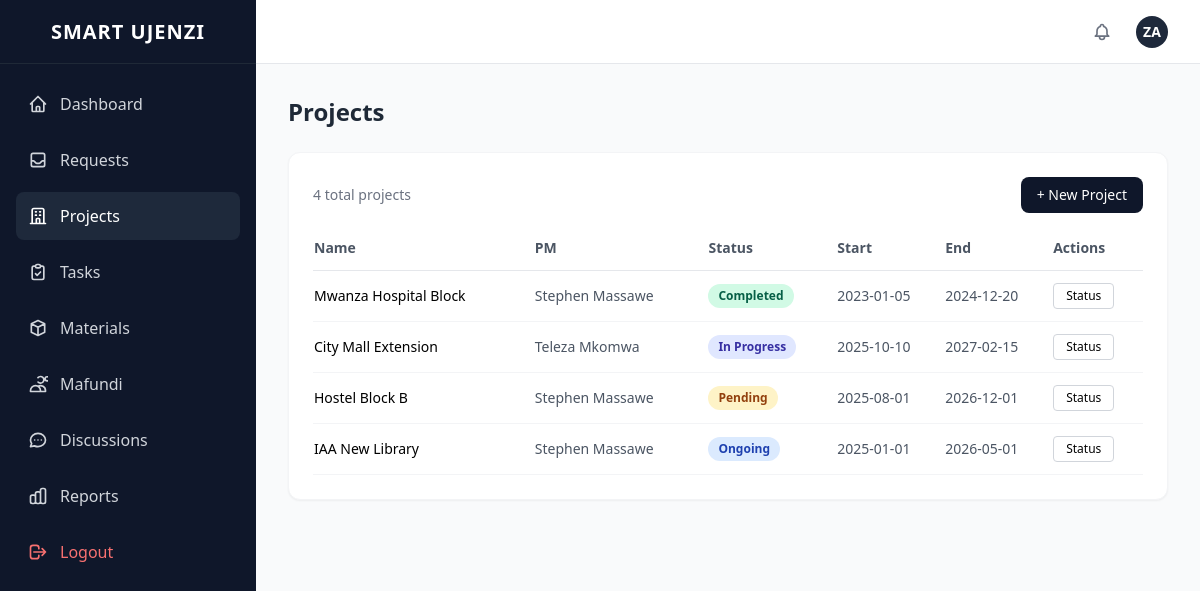
/projects.php (signed in), run on the app's committed database.
### tables this page shows
CREATE TABLE projects (
    id INT AUTO_INCREMENT PRIMARY KEY,
    name VARCHAR(255) NOT NULL,
    description TEXT,
    status VARCHAR(50) DEFAULT 'Pending',
    project_manager_id INT,
    customer_id INT,
    start_date DATE,
    end_date DATE,
    FOREIGN KEY(project_manager_id) REFERENCES users(id)
);

CREATE TABLE users (
    id INT AUTO_INCREMENT PRIMARY KEY,
    name VARCHAR(255) NOT NULL,               
    email VARCHAR(255) UNIQUE NOT NULL,        
    password VARCHAR(255) NOT NULL,            
    role VARCHAR(50) NOT NULL                  
);

### includes/config.php (called while the page is built, shortened)
<?php
function getDB(): PDO {
    static $pdo = null;
    if ($pdo === null) {
        try {
            $dsn = DB_SOCKET && DB_USER === ''
                ? "mysql:unix_socket=" . DB_SOCKET . ";dbname=" . DB_NAME . ";charset=utf8mb4"
                : "mysql:host=" . DB_HOST . ";dbname=" . DB_NAME . ";charset=utf8mb4";
            $pdo = new PDO($dsn, DB_USER, DB_PASS, [
                PDO::ATTR_ERRMODE => PDO::ERRMODE_EXCEPTION,
                PDO::ATTR_DEFAULT_FETCH_MODE => PDO::FETCH_ASSOC,
            ]);
        } catch (PDOException $e) {
            if (APP_ENV === 'production') {
                die('Database connection failed. Please check your configuration.');
            }
            throw $e;
        }
    }
    return $pdo;
}

### includes/functions.php (called while the page is built, shortened)
<?php
require_once __DIR__ . '/config.php';
function runQuery(string $sql, array $params = []): array {
    $stmt = getDB()->prepare($sql);
    $stmt->execute($params);
    return $stmt->fetchAll();
}

### projects.php (the view, shortened to what this page needs)
<?php
require_once __DIR__ . '/includes/functions.php';
require_once __DIR__ . '/includes/header.php';
$role = $_SESSION['role'];
$userId = $_SESSION['user_id'];
if ($role === 'super_admin' || $role === 'admin') {
    $projects = runQuery("SELECT p.*, u.name as pm_name FROM projects p LEFT JOIN users u ON p.project_manager_id = u.id ORDER BY p.id DESC");
} elseif ($role === 'project_manager') {
    $projects = runQuery("SELECT p.*, u.name as pm_name FROM projects p LEFT JOIN users u ON p.project_manager_id = u.id WHERE p.project_manager_id = ? ORDER BY p.id DESC", [$userId]);
} elseif ($role === 'fundi') {
    $projects = runQuery("SELECT DISTINCT p.*, u.name as pm_name FROM projects p LEFT JOIN users u ON p.project_manager_id = u.id JOIN tasks t ON t.project_id = p.id WHERE t.fundi_id = ? ORDER BY p.id DESC", [$userId]);
} elseif ($role === 'client') {
    $projects = runQuery("SELECT p.*, u.name as pm_name FROM projects p LEFT JOIN users u ON p.project_manager_id = u.id WHERE p.customer_id = ? ORDER BY p.id DESC", [$userId]);
}
$statusColors = ['Pending' => 'badge-yellow', 'Ongoing' => 'badge-blue', 'In Progress' => 'badge-indigo', 'Completed' => 'badge-green', 'On Hold' => 'badge-red'];
$canCreate = in_array($role, ['super_admin', 'admin', 'project_manager']);
?>
<div class="bg-white rounded-xl shadow-sm border border-gray-100 p-6">
    <div class="flex justify-between items-center mb-6">
        <div>
            <p class="text-sm text-gray-500"><?= count($projects) ?> total projects</p>
        </div>
        <?php if ($canCreate): ?>
        <button onclick="openModal('create-modal')" class="px-4 py-2 bg-slate-900 text-white rounded-lg hover:bg-slate-800 transition-colors text-sm font-medium">
            + New Project
        </button>
        <?php endif; ?>
    </div>
    <div class="overflow-x-auto">
        <table class="w-full text-sm">
            <thead>
                <tr class="border-b border-gray-200 text-left">
                    <th class="pb-3 font-semibold text-gray-600">Name</th>
                    <th class="pb-3 font-semibold text-gray-600">PM</th>
                    <th class="pb-3 font-semibold text-gray-600">Status</th>
                    <th class="pb-3 font-semibold text-gray-600">Start</th>
                    <th class="pb-3 font-semibold text-gray-600">End</th>
                    <th class="pb-3 font-semibold text-gray-600">Actions</th>
                </tr>
            </thead>
            <tbody>
                <?php foreach ($projects as $p): ?>
                <tr class="border-b border-gray-100 hover:bg-gray-50">
                    <td class="py-3 font-medium"><?= htmlspecialchars($p['name']) ?></td>
                    <td class="py-3 text-gray-600"><?= htmlspecialchars($p['pm_name'] ?? '—') ?></td>
                    <td class="py-3">
                        <span class="badge <?= $statusColors[$p['status']] ?? 'badge-gray' ?>"><?= $p['status'] ?></span>
                    </td>
                    <td class="py-3 text-gray-600"><?= $p['start_date'] ?? '—' ?></td>
                    <td class="py-3 text-gray-600"><?= $p['end_date'] ?? '—' ?></td>
                    <td class="py-3">
                        <button onclick="openModal('status-modal-<?= $p['id'] ?>')" class="text-xs px-3 py-1 rounded border border-gray-300 hover:bg-gray-100 transition-colors">Status</button>
                    </td>
                </tr>
                <?php endforeach; ?>
            </tbody>
        </table>
    </div>
</div>
<?php require_once __DIR__ . '/includes/footer.php'; ?>

### assets/css/style.css (style rules this page uses)
.badge { display: inline-flex; align-items: center; padding: 2px 10px; border-radius: 9999px; font-size: 0.75rem; font-weight: 600; }
.badge-green { background-color: #d1fae5; color: #065f46; }
.badge-blue { background-color: #dbeafe; color: #1e40af; }
.badge-yellow { background-color: #fef3c7; color: #92400e; }
.badge-indigo { background-color: #e0e7ff; color: #3730a3; }

### data on the page
projects: name "Mwanza Hospital Block", project_manager.name "Stephen Massawe", status "Completed", start_date "2023-01-05", end_date "2024-12-20"
projects: name "City Mall Extension", project_manager.name "Teleza Mkomwa", status "In Progress", start_date "2025-10-10", end_date "2027-02-15"
projects: name "Hostel Block B", project_manager.name "Stephen Massawe", status "Pending", start_date "2025-08-01", end_date "2026-12-01"
projects: name "IAA New Library", project_manager.name "Stephen Massawe", status "Ongoing", start_date "2025-01-01", end_date "2026-05-01"

### other printed values
$item['name'] "Dashboard"
$item['name'] "Requests"
$item['name'] "Projects"
$item['name'] "Tasks"
$item['name'] "Materials"
$item['name'] "Mafundi"
$item['name'] "Discussions"
$item['name'] "Reports"
substr($userName, 0, 2) "ZA"
$pageTitle "Projects"
count($projects) "4"
